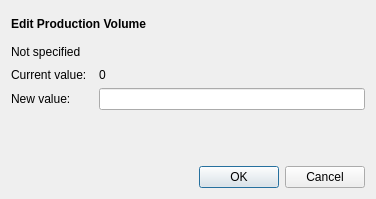
<?xml version="1.0" encoding="UTF-8"?>
<ui version="4.0">
 <class>EditProductionDialog</class>
 <widget class="QDialog" name="EditProductionDialog">
  <property name="geometry">
   <rect>
    <x>0</x>
    <y>0</y>
    <width>376</width>
    <height>199</height>
   </rect>
  </property>
  <property name="windowTitle">
   <string>Edit production volume</string>
  </property>
  <layout class="QGridLayout" name="gridLayout">
   <item row="0" column="0">
    <layout class="QVBoxLayout" name="verticalLayout">
     <item>
      <widget class="QLabel" name="label">
       <property name="minimumSize">
        <size>
         <width>300</width>
         <height>0</height>
        </size>
       </property>
       <property name="maximumSize">
        <size>
         <width>0</width>
         <height>25</height>
        </size>
       </property>
       <property name="font">
        <font>
         <weight>75</weight>
         <bold>true</bold>
        </font>
       </property>
       <property name="text">
        <string>Edit Production Volume</string>
       </property>
      </widget>
     </item>
     <item>
      <widget class="QLabel" name="nameLabel">
       <property name="maximumSize">
        <size>
         <width>16777215</width>
         <height>20</height>
        </size>
       </property>
       <property name="text">
        <string>Not specified</string>
       </property>
      </widget>
     </item>
     <item>
      <layout class="QFormLayout" name="formLayout">
       <item row="0" column="0">
        <widget class="QLabel" name="label_2">
         <property name="text">
          <string>Current value:  </string>
         </property>
        </widget>
       </item>
       <item row="1" column="0">
        <widget class="QLabel" name="label_3">
         <property name="text">
          <string>New value:  </string>
         </property>
        </widget>
       </item>
       <item row="0" column="1">
        <widget class="QLabel" name="currentValueLabel">
         <property name="text">
          <string>0</string>
         </property>
        </widget>
       </item>
       <item row="1" column="1">
        <widget class="QLineEdit" name="newValueLineEdit"/>
       </item>
      </layout>
     </item>
    </layout>
   </item>
   <item row="1" column="0">
    <widget class="QDialogButtonBox" name="buttonBox">
     <property name="orientation">
      <enum>Qt::Horizontal</enum>
     </property>
     <property name="standardButtons">
      <set>QDialogButtonBox::Cancel|QDialogButtonBox::Ok</set>
     </property>
    </widget>
   </item>
  </layout>
 </widget>
 <resources/>
 <connections>
  <connection>
   <sender>buttonBox</sender>
   <signal>accepted()</signal>
   <receiver>EditProductionDialog</receiver>
   <slot>accept()</slot>
   <hints>
    <hint type="sourcelabel">
     <x>248</x>
     <y>254</y>
    </hint>
    <hint type="destinationlabel">
     <x>157</x>
     <y>274</y>
    </hint>
   </hints>
  </connection>
  <connection>
   <sender>buttonBox</sender>
   <signal>rejected()</signal>
   <receiver>EditProductionDialog</receiver>
   <slot>reject()</slot>
   <hints>
    <hint type="sourcelabel">
     <x>316</x>
     <y>260</y>
    </hint>
    <hint type="destinationlabel">
     <x>286</x>
     <y>274</y>
    </hint>
   </hints>
  </connection>
 </connections>
</ui>
